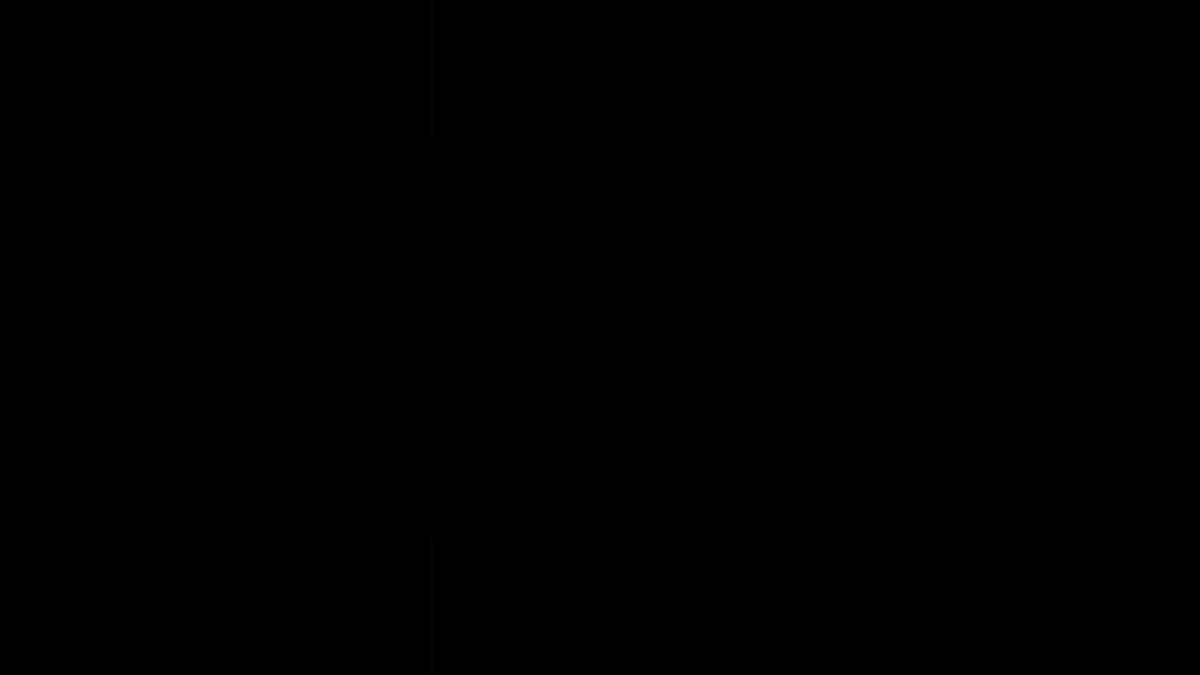
Frame 1 (no input)
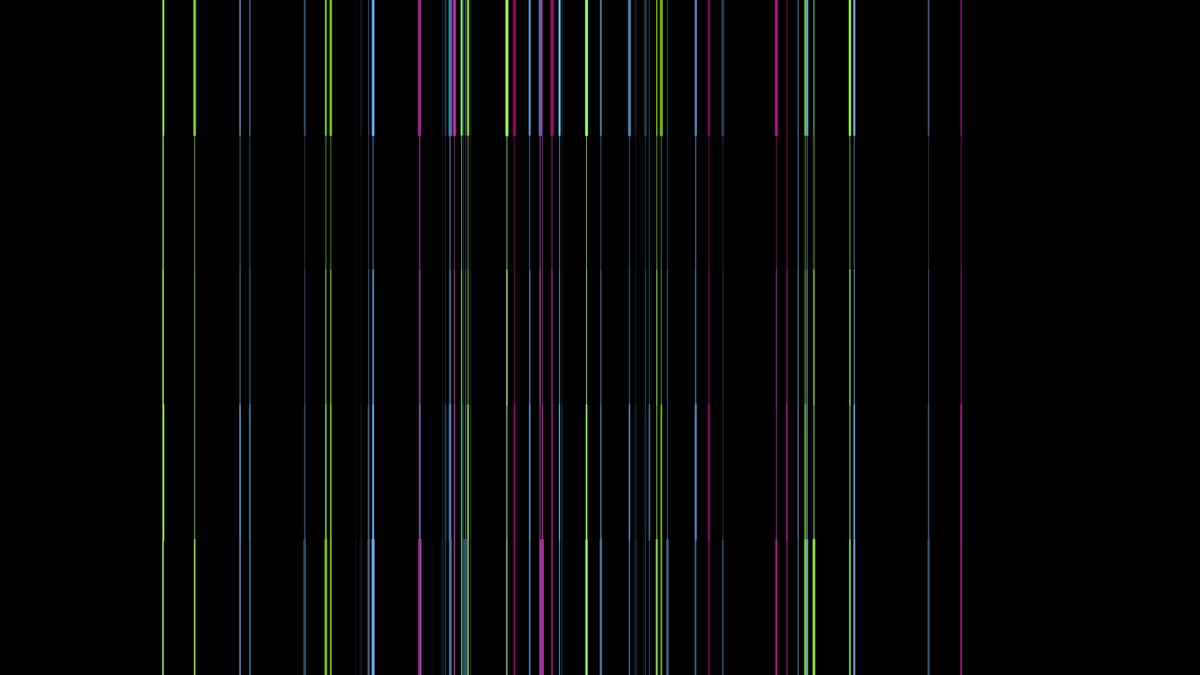
Frame 60 (no input)
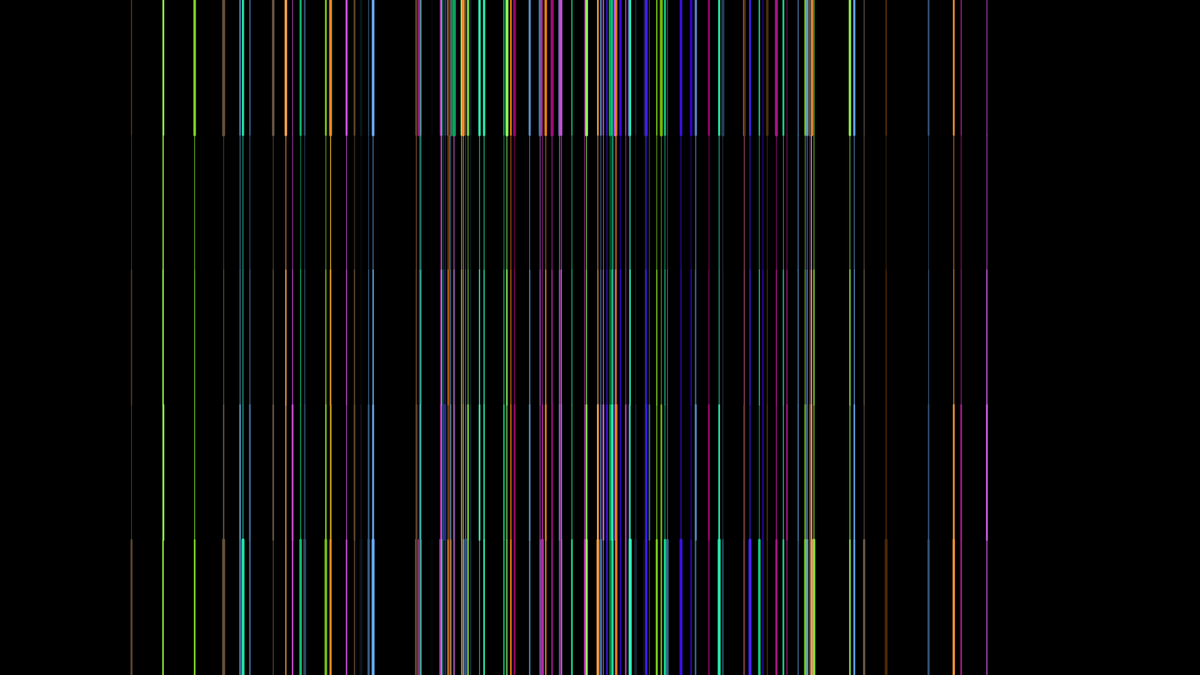
Frame 120 (the mouse pressed at the canvas centre since frame 60)

The p5.js sketch that drew these frames (run headless with seeded random() and noise() and a simulated clock; from frame 60 on, the mouse is pressed at the canvas centre):

// p5.js sketch
// ── sketch.js
var myLine1;
var myLine2;
var myLine3;
var myLine4;
var myLine5;

function setup() {

  createCanvas(1920, 1080);
  background(0);
  myLine1 = new Line(0, (1/5) * height);
  myLine2 = new Line((1/5) * height, (2/5) * height);
  myLine3 = new Line((2/5) * height, (3/5) * height);
  myLine4 = new Line((3/5) * height, (4/5) * height);
  myLine5 = new Line((4/5) * height, height);

}


function draw() {

    myLine1.draw(random(1,5));
    myLine2.draw(random(1,1));
    myLine3.draw(random(1,2));
    myLine4.draw(random(1,3));
    myLine5.draw(random(1,5));

}

// ── line.js
function Line(y, lHeight){
  this.y = y;
  this.r = 0;
  this.time = 0;
  this.height = lHeight;


  this.draw = function(sWeight) {
    this.time += 1.5;
    this.sWeight = sWeight;

    strokeWeight(this.sWeight);
    stroke(frameCount * 3 % 255, frameCount * 5 % 255,
          frameCount * 7 % 255);
    this.r = noise(this.time) * width;
    line(this.r, this.y, this.r, this.height);
    }

}
